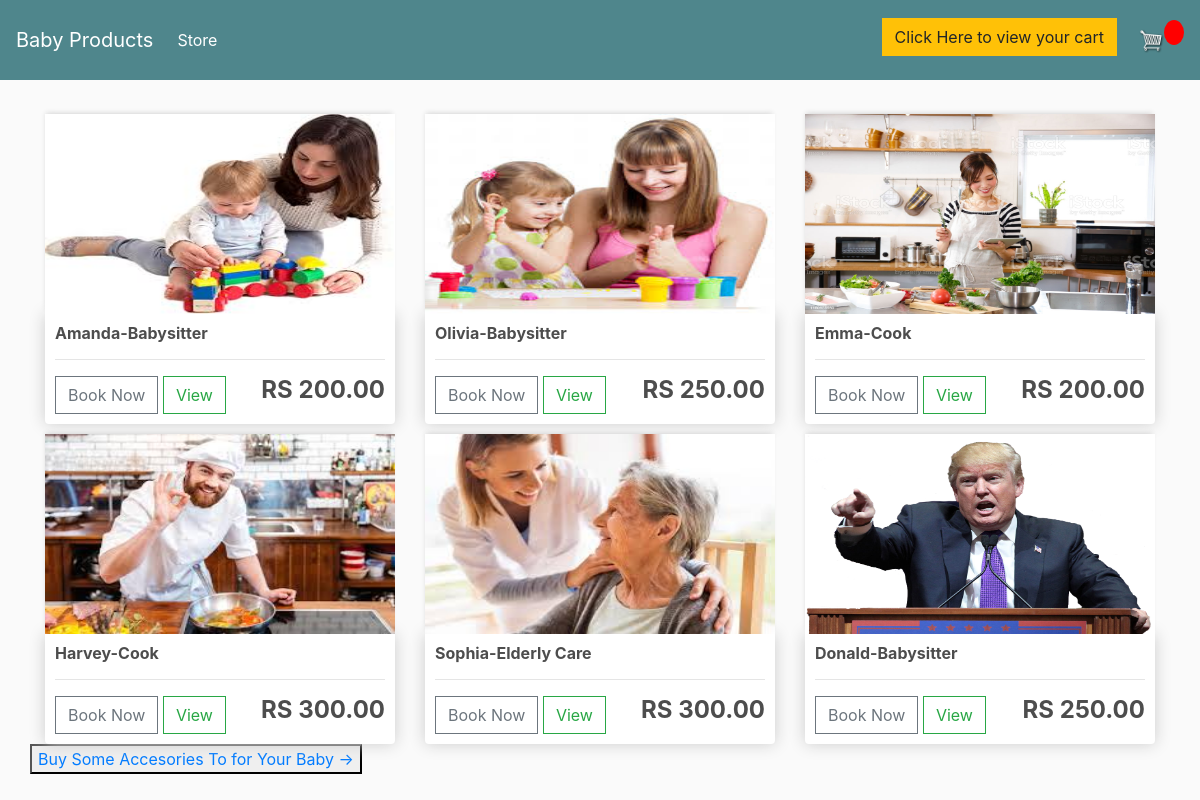
/Baby, run on the app's committed database.
### home/models.py (models this page shows, shortened)
class Sitter(models.Model):
    fname = models.CharField(max_length=150)
    lname = models.CharField(max_length=150)
    rate = models.DecimalField(max_digits=7, decimal_places=2,blank=True,null=True)
    desc = models.CharField(max_length=150, blank=True, null=True)
    email = models.EmailField(max_length=150)
    password = models.CharField(max_length=150)
    address = models.TextField(max_length=150)
    city = models.CharField(max_length=150)
    state = models.CharField(max_length=150)
    zipcode = models.CharField(max_length=150)
    age = models.CharField(max_length=150)
    gender = models.CharField(max_length=150)
    number = models.CharField(max_length=150)
    marital_status = models.CharField(max_length=150)
    language = models.CharField(max_length=150)
    job = models.CharField(max_length=150)
    religion = models.CharField(max_length=150)
    pan_card = models.ImageField(
        null=True, blank=True)
    aadhar_card = models.ImageField(
        null=True, blank=True)
    photo = models.ImageField(null=True, blank=True)
    @property
    def photoURL(self):
        try:
            url = self.photo.url
        except:
            url = ' '
        return url

### home/views.py (the view)
# urls.py: path('Baby', views.Baby, name="Baby"),
def Baby(request):
    allsitter = Sitter.objects.all()
    context={'allsitter':allsitter}
    return render(request, 'Baby.html',context)

### templates/Baby.html (shortened to what this page needs)
{% extends 'main.html' %}
{% load static %}
{% block content %}
	<div class="row">
	{% for sitters in allsitter%}
		<div class="col-lg-4">
			<img class="thumbnail" src="{{sitters.photoURL}}">
			<div class="box-element product">
				<h6><strong>{{sitters.fname}}-{{sitters.desc}}</strong></h6>
				<hr>
				<button data-product={{services.id}} data-action="add" class="btn btn-outline-secondary add-btn update-cart">Book Now</button>
				<a class="btn btn-outline-success" href="#">View</a>
				<h4 style="display: inline-block; float: right">
				<strong>RS {{sitters.rate}}</strong></h4>
			</div>
		</div>
		{% endfor %}
		<button style="text-align:center;"><a class="blue_bt" href="/store" >Buy Some Accesories To for Your Baby -></a></button>
	</div>
{% endblock content %}

### templates/main.html (shortened to what this page needs)
<!DOCTYPE html>
{% load static %}
<html>
	<head>
		<link
			rel="stylesheet"
			href="https://stackpath.bootstrapcdn.com/bootstrap/4.4.1/css/bootstrap.min.css"
		/>
		<link rel="stylesheet" type="text/css" href="{% static 'css/main.css' %}" />
	</head>
	<body>
		<nav class="navbar navbar-expand-lg navbar-dark bg-dark">
			<a class="navbar-brand" href="{% url 'store' %}">Baby Products</a>
			<div class="collapse navbar-collapse" id="navbarSupportedContent">
				<ul class="navbar-nav mr-auto">
					<li class="nav-item active">
						<a class="nav-link" href="{% url 'store' %}">Store <span class="sr-only">(current)</span></a>
					</li>
				</ul>
				<div class="form-inline my-2 my-lg-0">
					<p  style="margin-top:10px; margin-right:20px;" class="btn btn-warning">Click Here to view your cart</p>
					<a href="{% url 'cart' %}">
						<img id="cart-icon" src="static/images/cart.png" />
					</a>
					<p id="cart-total">{{cartItems}}</p>
				</div>
			</div>
		</nav>
		<div class="container">
			<br />
			{% block content %} {% endblock content %}
		</div>
	</body>
</html>

### static/css/main.css (style rules this page uses)
body { background-color: hsl(0, 0%, 98%); }
h1,h2,h3,h4,h5,h6 { color:hsl(0, 0%, 30%); }
.box-element { box-shadow:hsl(0, 0%, 80%) 0 0 16px; background-color: #fff; border-radius: 4px; padding: 10px; }
.thumbnail { width: 100%; height: 200px; -webkit-box-shadow: -1px -3px 5px -2px rgba(214,214,214,1); -moz-box-shadow: -1px -3px 5px -2px rgba(214,214,214,1); box-shadow: -1px -3px 5px -2px rgba(214,214,214,1); }
.product { border-radius: 0 0 4px 4px; }
.bg-dark { background-color: #4f868c!important; }
#cart-icon { width:25px; display: inline-block; margin-left: 2px; }
#cart-total { display: block; text-align: center; color:#fff; background-color: red; width: 20px; height: 25px; border-radius: 50%; font-size: 14px; }
.col-lg-4, .col-lg-6, .col-lg-8, .col-lg-12 { margin-top: 10px; }
.btn { border-radius: 0; }

### data on the page
Sitter: photoURL (picture), fname "Amanda", desc "Babysitter", rate "200.00"
Sitter: photoURL (picture), fname "Olivia", desc "Babysitter", rate "250.00"
Sitter: photoURL (picture), fname "Emma", desc "Cook", rate "200.00"
Sitter: photoURL (picture), fname "Harvey", desc "Cook", rate "300.00"
Sitter: photoURL (picture), fname "Sophia", desc "Elderly Care", rate "300.00"
Sitter: photoURL (picture), fname "Donald", desc "Babysitter", rate "250.00"
